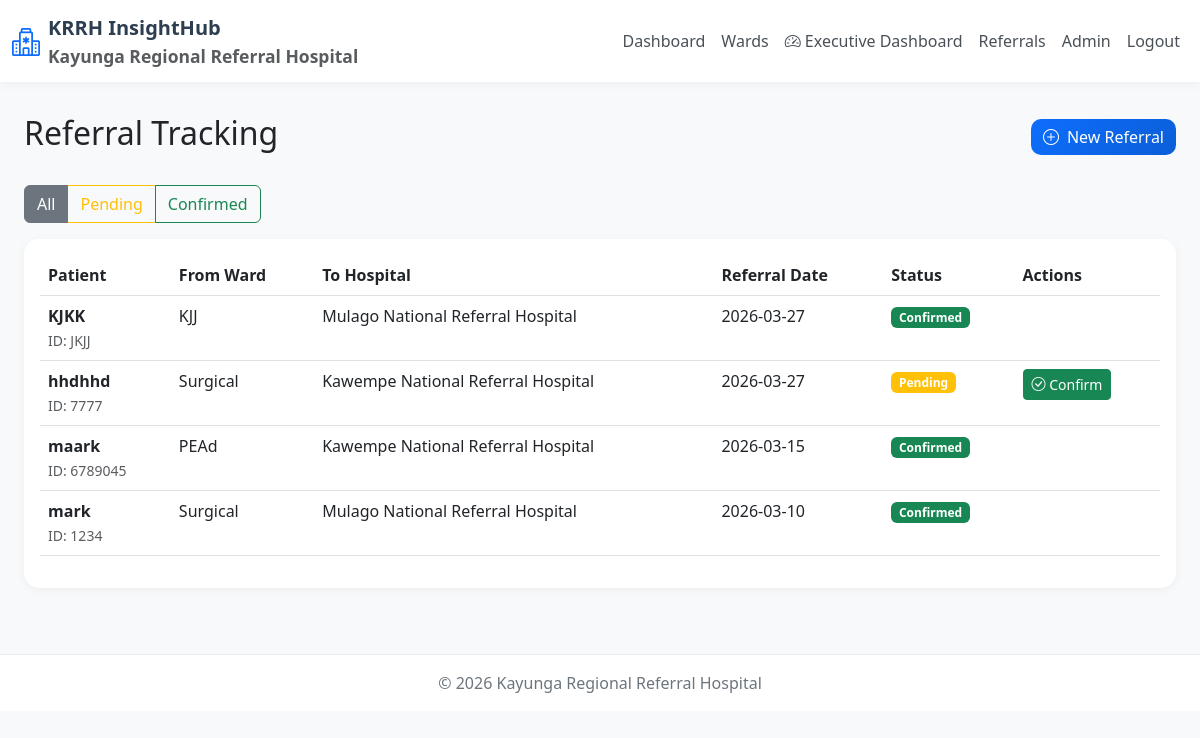
The app's page /referrals (signed in) with its own data.
### models.py (models this page shows, shortened)
class Referral(db.Model):
    __tablename__ = 'referrals'
    id = db.Column(db.Integer, primary_key=True)
    patient_id = db.Column(db.String(50), nullable=False)
    patient_name = db.Column(db.String(100), nullable=False)
    from_ward = db.Column(db.String(100), nullable=False)
    to_hospital_id = db.Column(db.Integer, db.ForeignKey('referral_hospitals.id'), nullable=False)
    referral_reason = db.Column(db.Text, nullable=False)
    referral_date = db.Column(db.DateTime, nullable=False)
    estimated_arrival_date = db.Column(db.DateTime, nullable=True)
    actual_arrival_date = db.Column(db.DateTime, nullable=True)
    feedback_date = db.Column(db.DateTime, nullable=True)
    arrival_confirmed = db.Column(db.Boolean, default=False)
    confirmation_method = db.Column(db.String(50), nullable=True)
    outcome = db.Column(db.String(100), nullable=True)
    outcome_notes = db.Column(db.Text, nullable=True)
    status = db.Column(db.String(50), default='pending')
    created_by = db.Column(db.Integer, db.ForeignKey('users.id'), nullable=False)
    created_at = db.Column(db.DateTime, default=datetime.utcnow)
    updated_at = db.Column(db.DateTime, onupdate=datetime.utcnow)
    creator = db.relationship('User', foreign_keys=[created_by], backref='created_referrals')

class ReferralHospital(db.Model):
    __tablename__ = 'referral_hospitals'
    id = db.Column(db.Integer, primary_key=True)
    name = db.Column(db.String(100), nullable=False, unique=True)
    code = db.Column(db.String(20), nullable=False, unique=True)
    location = db.Column(db.String(200), nullable=True)
    is_active = db.Column(db.Boolean, default=True)
    referrals = db.relationship('Referral', backref='to_hospital', lazy=True)

### app.py (the view)
@app.route('/referrals')
@login_required
def referral_list():
    status = request.args.get('status', 'all')
    query = Referral.query
    if status != 'all':
        query = query.filter_by(status=status)
    referrals = query.order_by(Referral.referral_date.desc()).all()
    return render_template('referrals/index.html', referrals=referrals, status=status)

### app.py (called while the page is built)
@login_manager.user_loader
def load_user(user_id):
    return User.query.get(int(user_id))

@app.context_processor
def inject_now():
    return {'now': datetime.now(), 'datetime': datetime}

@app.context_processor
def utility_processor():
    def min_value(a, b):
        if a is None or b is None:
            return 0
        return min(a, b)
    return {'min': min_value}

### templates/referrals/index.html (shortened to what this page needs)
{% extends 'base.html' %}
{% block content %}
<div class="container-fluid">
    <div class="row mb-4">
        <div class="col-12">
            <div class="d-flex justify-content-between align-items-center">
                <h2>Referral Tracking</h2>
                <a href="{{ url_for('referral_new') }}" class="btn btn-primary">
                    <i class="bi bi-plus-circle me-2"></i>New Referral
                </a>
            </div>
        </div>
    </div>
    <div class="row mb-3">
        <div class="col-12">
            <div class="btn-group">
                <a href="{{ url_for('referral_list', status='all') }}"
                   class="btn btn-outline-secondary {{ 'active' if status == 'all' else '' }}">All</a>
                <a href="{{ url_for('referral_list', status='pending') }}"
                   class="btn btn-outline-warning {{ 'active' if status == 'pending' else '' }}">Pending</a>
                <a href="{{ url_for('referral_list', status='confirmed') }}"
                   class="btn btn-outline-success {{ 'active' if status == 'confirmed' else '' }}">Confirmed</a>
            </div>
        </div>
    </div>
    <div class="row">
        <div class="col-12">
            <div class="card">
                <div class="card-body">
                    <table class="table">
                        <thead>
                            <tr>
                                <th>Patient</th>
                                <th>From Ward</th>
                                <th>To Hospital</th>
                                <th>Referral Date</th>
                                <th>Status</th>
                                <th>Actions</th>
                            </tr>
                        </thead>
                        <tbody>
                            {% for referral in referrals %}
                            <tr>
                                <td>
                                    <strong>{{ referral.patient_name }}</strong><br>
                                    <small class="text-muted">ID: {{ referral.patient_id }}</small>
                                </td>
                                <td>{{ referral.from_ward }}</td>
                                <td>{{ referral.to_hospital.name }}</td>
                                <td>{{ referral.referral_date.strftime('%Y-%m-%d') }}</td>
                                <td>
                                    {% if referral.status == 'pending' %}
                                    <span class="badge bg-warning">Pending</span>
                                    {% elif referral.status == 'confirmed' %}
                                    <span class="badge bg-success">Confirmed</span>
                                    {% else %}
                                    <span class="badge bg-secondary">{{ referral.status }}</span>
                                    {% endif %}
                                </td>
                                <td>
                                    {% if referral.status == 'pending' %}
                                    <button class="btn btn-sm btn-success"
                                            onclick="confirmReferral({{ referral.id }})">
                                        <i class="bi bi-check-circle"></i> Confirm
                                    </button>
                                    {% endif %}
                                </td>
                            </tr>
                            {% else %}
                            <tr>
                                <td colspan="6" class="text-center text-muted">No referrals found</td>
                            </tr>
                            {% endfor %}
                        </tbody>
                    </table>
                </div>
            </div>
        </div>
    </div>
</div>
{% endblock %}

### templates/base.html (style rules this page uses)
body { background: #f8f9fa; font-family: 'Segoe UI', Tahoma, Geneva, Verdana, sans-serif; }
.card { border: none; border-radius: 15px; box-shadow: 0 2px 10px rgba(0,0,0,0.05); }
.btn-primary { background: linear-gradient(135deg, #0d6efd, #0b5ed7); border: none; border-radius: 10px; }

### records on screen
Referral: patient_name "KJKK", patient_id "JKJJ", from_ward "KJJ", to_hospital.name "Mulago National Referral Hospital", referral_date "2026-03-27", status "Confirmed"
Referral: patient_name "hhdhhd", patient_id "7777", from_ward "Surgical", to_hospital.name "Kawempe National Referral Hospital", referral_date "2026-03-27", status "Pending"
Referral: patient_name "maark", patient_id "6789045", from_ward "PEAd", to_hospital.name "Kawempe National Referral Hospital", referral_date "2026-03-15", status "Confirmed"
Referral: patient_name "mark", patient_id "1234", from_ward "Surgical", to_hospital.name "Mulago National Referral Hospital", referral_date "2026-03-10", status "Confirmed"
